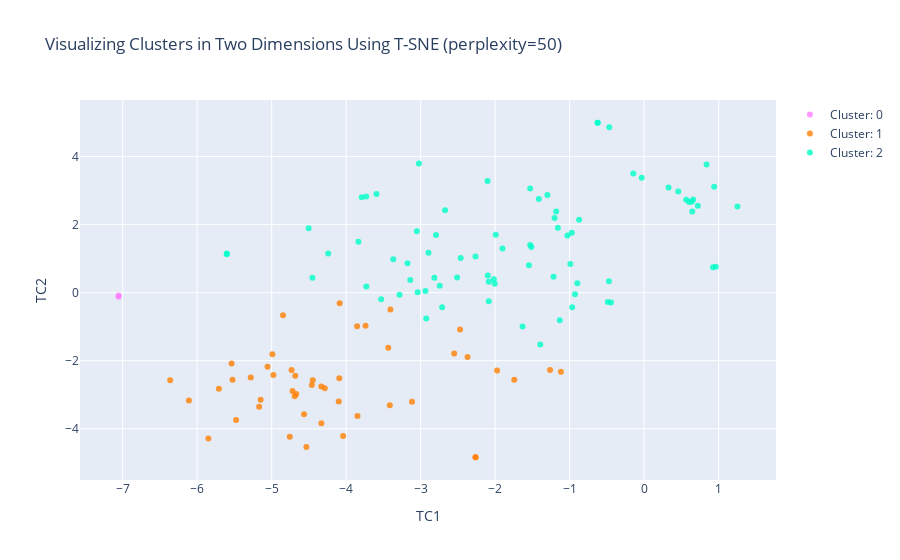

The code cell stored with this chart in its notebook:
### Code cell
def make_scat(cid, rgb_color, cluster):
    return go.Scatter(
                x = cluster["TC1_2d"],
                y = cluster["TC2_2d"],
                mode = "markers",
                name = "Cluster: "+str(cid),
                marker =rgb_color,
                text = cluster.index)
    

data = [
    make_scat(0, dict(color = 'rgba(255, 128, 255, 0.8)'), cluster0),
    make_scat(1, dict(color ='rgba(255, 128, 2, 0.8)'), cluster1),
    make_scat(2, dict(color ='rgba(0, 255, 200, 0.8)'), cluster2),
]

#data = [trace1, trace2, trace3]

title = "Visualizing Clusters in Two Dimensions Using T-SNE (perplexity=" + str(perplexity) + ")"

layout = dict(title = title,
              xaxis= dict(title= 'TC1',ticklen= 5,zeroline= False),
              yaxis= dict(title= 'TC2',ticklen= 5,zeroline= False)
             )

fig = dict(data = data, layout = layout)

iplot(fig)

### Figure 1 — Plotly figure (JSON) as saved in the notebook; plotly's stock layout.template omitted (floating-point values rounded to 4 significant figures)
{"data": [{"marker": {"color": "rgba(255, 128, 255, 0.8)"}, "mode": "markers", "name": "Cluster: 0", "text": ["China", "India"], "type": "scatter", "x": [-7.054, -7.055], "y": [-0.08374, -0.1218]}, {"marker": {"color": "rgba(255, 128, 2, 0.8)"}, "mode": "markers", "name": "Cluster: 1", "text": ["Nepal", "Burkina Faso", "Chad", "Cabo Verde", "Nigeria", "Djibouti", "Liberia", "Cameroon", "Equatorial Guinea", "Eswatini", "Kosovo", "Philippines", "Indonesia", "Guinea-Bissau", "Somalia", "Ghana", "Guinea", "Sierra Leone", "Guatemala", "South Sudan", "Mauritania", "Cambodia", "Papua New Guinea", "Bangladesh", "Liechtenstein", "Senegal", "Bolivia", "Botswana", "Uganda", "Burundi", "Malawi", "South Africa", "Iraq", "Afghanistan", "Mozambique", "Angola", "Togo", "Niger", "Madagascar", "Cote d'Ivoire", "Gabon", "Rwanda", "Pakistan", "Kenya", "Sudan", "Benin", "Guyana"], "type": "scatter", "x": [-6.362, -4.72, -4.756, -2.55, -5.478, -3.413, -4.333, -5.708, -4.534, -1.743, -2.263, -3.853, -4.087, -4.67, -5.849, -4.99, -4.332, -4.286, -3.74, -4.041, -4.1, -4.847, -3.434, -5.538, -2.263, -4.448, -3.406, -1.974, -5.281, -4.733, -4.091, -1.117, -2.371, -3.848, -5.168, -4.565, -4.683, -6.111, -5.148, -4.461, -1.263, -5.055, -5.525, -4.977, -3.116, -4.69, -2.471], "y": [-2.573, -2.888, -4.235, -1.791, -3.744, -3.311, -2.757, -2.822, -4.531, -2.559, -4.836, -0.9846, -0.3095, -2.975, -4.282, -1.806, -3.835, -2.81, -0.9704, -4.215, -3.198, -0.6609, -1.621, -2.081, -4.836, -2.572, -0.4923, -2.289, -2.493, -2.271, -2.513, -2.323, -1.887, -3.624, -3.352, -3.572, -2.44, -3.169, -3.148, -2.713, -2.274, -2.175, -2.558, -2.422, -3.205, -3.044, -1.079]}, {"marker": {"color": "rgba(0, 255, 200, 0.8)"}, "mode": "markers", "name": "Cluster: 2", "text": ["Barbados", "Colombia", "Grenada", "New Zealand", "Canada", "Sweden", "Uzbekistan", "Dominica", "Armenia", "Hungary", "Belize", "Honduras", "El Salvador", "Mexico", "Portugal", "Cyprus", "United Arab Emirates", "Romania", "Libya", "Trinidad and Tobago", "Bahrain", "Belgium", "Bosnia and Herzegovina", "San Marino", "Georgia", "Belarus", "Estonia", "Croatia", "Suriname", "Mongolia", "Sri Lanka", "Uruguay", "Norway", "France", "Jamaica", "Denmark", "Japan", "Brazil", "Jordan", "Serbia", "Antigua and Barbuda", "Kuwait", "Maldives", "Ukraine", "Moldova", "Switzerland", "Tunisia", "Lebanon", "Cuba", "Peru", "Oman", "Malta", "Andorra", "Albania", "Dominican Republic", "Vietnam", "Luxembourg", "Slovenia", "Panama", "Netherlands", "Spain", "Malaysia", "Poland", "Austria", "Montenegro", "Fiji", "Chile", "North Macedonia", "Argentina", "Turkey", "Thailand", "Singapore", "Australia", "Paraguay", "Seychelles", "Italy", "Israel", "Finland"], "type": "scatter", "x": [-0.9906, -2.743, -2.099, 0.6459, 1.253, 0.6373, -2.086, 0.924, -0.9657, -1.298, -2.712, -3.53, -3.04, -3.177, -0.9711, -1.529, -3.593, -1.158, -1.394, -2.463, -3.791, -0.1458, -0.4454, -2.672, -0.9279, -1.529, -1.181, -1.03, -3.368, -4.241, -2.085, -1.901, 0.6588, -0.4676, -2.925, 0.6018, 0.8378, -4.453, -1.632, -0.4723, -2.018, -3.73, -2.006, -2.102, -1.546, 0.4582, -1.133, -3.729, -1.513, -3.283, -3.836, -0.8733, 0.9623, -1.216, -3.14, -4.504, 0.9403, -1.413, -2.816, -0.03266, -0.6238, -3.051, -1.202, 0.3278, -0.8966, -2.511, -2.264, -0.4875, -5.602, -5.603, -2.895, -3.023, 0.7208, -2.935, -2.794, -0.6233, -1.992, 0.5652], "y": [0.8419, 0.2058, 0.5035, 2.382, 2.53, 2.671, 0.3181, 0.7445, -0.4309, 2.872, -0.4298, -0.1975, 0.01081, 0.863, 1.758, 1.4, 2.895, 1.907, -1.527, 1.02, 2.804, 3.499, -0.2931, 2.42, -0.04486, 3.058, 2.388, 1.678, 0.9842, 1.148, -0.2529, 1.299, 2.735, 4.86, -0.7597, 2.664, 3.766, 0.44, -0.9923, 0.3384, 0.3946, 2.822, 0.2594, 3.28, 0.8044, 2.97, -0.8123, 0.1822, 1.339, -0.06457, 1.498, 2.138, 0.7605, 0.4672, 0.371, 1.894, 3.114, 2.751, 0.4387, 3.375, 4.992, 1.806, 2.192, 3.088, 0.2754, 0.4451, 1.064, -0.2761, 1.153, 1.13, 1.171, 3.797, 2.55, 0.04812, 1.697, 4.992, 1.702, 2.729]}], "layout": {"title": {"text": "Visualizing Clusters in Two Dimensions Using T-SNE (perplexity=50)"}, "xaxis": {"ticklen": 5, "title": {"text": "TC1"}, "zeroline": false}, "yaxis": {"ticklen": 5, "title": {"text": "TC2"}, "zeroline": false}}}
